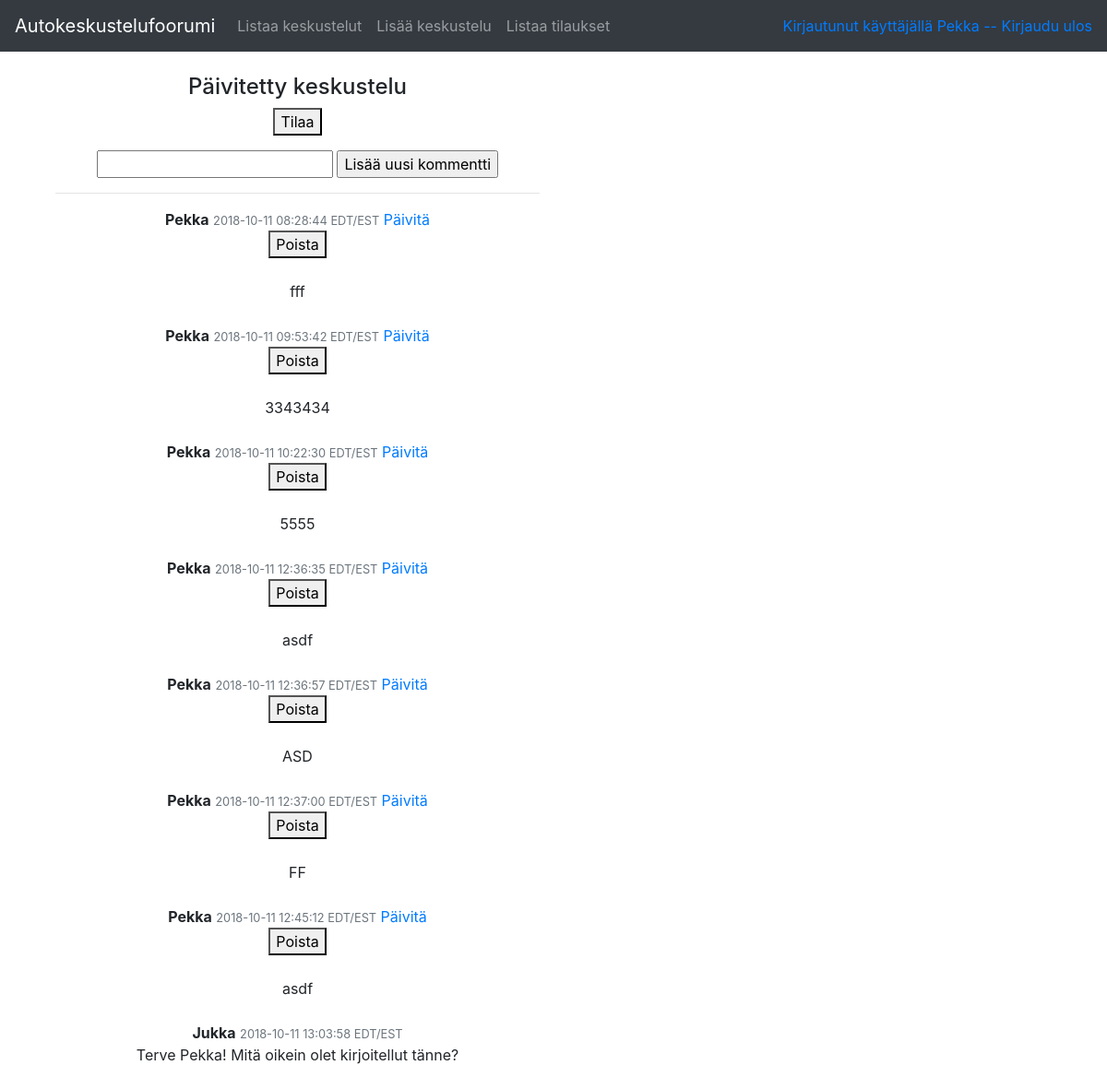
The page /conversations/1 (signed in) on the database its author committed.
### application/auth/models.py (models this page shows, shortened)
class User(Base):
    __tablename__ = "account"
    name = db.Column(db.String(144), nullable=False)
    username = db.Column(db.String(144), nullable=False)
    password = db.Column(db.String(144), nullable=False)
    comments = db.relationship("Comment", backref='account', lazy=True)

### application/conversations/models.py (models this page shows, shortened)
class Conversation(Base):
    __tablename__ = "conversation"
    name = db.Column(db.String(144), nullable=False)
    account_id = db.Column(db.Integer, db.ForeignKey('account.id'),  nullable=False)
    @staticmethod
    def find_comments_for_conversation(convid=0):
      stmt = text("SELECT Comment.id, Comment.name, Comment.conversation_id, Account.username, Comment.account_id, Comment.date_created FROM Comment, Account WHERE Account.id = Comment.account_id AND Comment.conversation_id = :convid").params(convid=convid)
      res = db.engine.execute(stmt)
      response = []
      for row in res:
        response.append({"id":row[0], "name":row[1], "conversation_id":row[2], "username":row[3], "account_id":row[4], "date":row[5]})
      return response

### application/comments/models.py (models this page shows, shortened)
class Comment(db.Model):
    id = db.Column(db.Integer, primary_key=True)
    date_created = db.Column(db.DateTime, default=db.func.current_timestamp())
    date_modified = db.Column(db.DateTime, default=db.func.current_timestamp(),
    onupdate=db.func.current_timestamp())
    name = db.Column(db.String(144), nullable=False)
    account_id = db.Column(db.Integer, db.ForeignKey('account.id'),  nullable=False)

### application/conversations/views.py (the view)
@app.route("/conversations/<conversation_id>", methods=["GET","POST"])
@login_required
def conversation_view(conversation_id):
    form = CommentForm(request.form)
    if not form.validate():
        return render_template("conversations/viewOne.html", t=Conversation.query.get(conversation_id), form=form, conversation_comments=Conversation.find_comments_for_conversation(conversation_id), error="Kommentin minimipituus 1 ja maksimi 144.")
    return render_template("conversations/viewOne.html", t=Conversation.query.get(conversation_id), form=form, conversation_comments=Conversation.find_comments_for_conversation(conversation_id))

### application/comments/forms.py
class CommentForm(FlaskForm):
    name = StringField("Comment name", [validators.Length(min=1, max = 144)])
    class Meta:
        csrf = False

### application/__init__.py (called while the page is built)
@login_manager.user_loader
def load_user(user_id):
    return User.query.get(user_id)

### application/templates/conversations/viewOne.html (shortened to what this page needs)
{% extends "layout.html" %}
{% block body %}
<div class="container">
  <div class="col-lg-6 col-sm-8 text-center">
    <div class="well">
      <h4>{{ t.name }}</h4>
      <form method="POST" action="{{ url_for('conversation_subscribe', conversation_id = t.id) }}"><Button type="submit">Tilaa</Button></form>
      <form method="POST" action="{{ url_for('comments_create', conversation_id=t.id) }}">
        <div>
          <p>
            <tr>
              <td>
                {{ form.name }}
              </td>
            </tr>
            <tr>
              <td colspan="2">
                <input type="submit" value="Lisää uusi kommentti" />
              </td>
            </tr>
      </form>
    </div>
    <hr data-brackets-id="12673">
    <ul data-brackets-id="12674" id="sortable" class="list-unstyled ui-sortable">
      {% for comment in conversation_comments %}
      <strong class="pull-left primary-font">{{ comment.username }}</strong>
      <small class="pull-right text-muted">
        {{ comment.date }} EDT/EST</small>
      </a><a>{% if current_user.id == comment.account_id %}
        <a href="{{ url_for('comment_update', comment_id=comment.id) }} "> Päivitä </a>
        <a colspan="2">
          <form method="POST" action="{{ url_for('comment_delete', comment_id=comment.id)  }}"><Button type="submit">Poista</Button></form>
        </a>
        {% endif %}
        <li class="ui-state-default"> {{ comment.name }} </li>
        {% endfor %}
    </ul>
  </div>
</div>
{% endblock %}

### application/templates/layout.html (shortened to what this page needs)
<!DOCTYPE html>
<html>
<head>
  <link rel="stylesheet" href="https://maxcdn.bootstrapcdn.com/bootstrap/4.0.0/css/bootstrap.min.css"
>
</head>
<body>
    <nav class="navbar navbar-expand-md navbar-dark bg-dark mb-4">
        <a class="navbar-brand" href="#">Autokeskustelufoorumi</a>
        <div class="collapse navbar-collapse" id="navbarCollapse">
                <ul class="navbar-nav mr-auto">
                  <li class="nav-item">
                      <a class="nav-link" href="{{ url_for('conversations_index') }} ">Listaa keskustelut</a>
                    </li>
                    <li class="nav-item">
                        <a class="nav-link" href="{{ url_for('conversations_form') }} ">Lisää keskustelu</a>
                      </li>
                      <li class="nav-item">
                        <a class="nav-link" href="{{ url_for('conversations_subscriptions') }} ">Listaa tilaukset</a>
                      </li>
                </ul>
                <div class="form-inline mt-2 mt-md-0">
            {% if current_user.is_authenticated %}
            <a href="{{ url_for('auth_logout') }}">Kirjautunut käyttäjällä {{ current_user.name }} -- Kirjaudu ulos</a>
            {% else %}
            <a href="{{ url_for('auth_login') }}">Login</a>
            {% endif %}
                </div>
        </div>
            </nav>
  {% block body %}{% endblock %}
</body>
</html>

### rows shown on the page
User: name "Pekka"
Conversation: name "Päivitetty keskustelu"
Comment: username "Pekka", date "2018-10-11 08:28:44", name "fff"
Comment: username "Pekka", date "2018-10-11 09:53:42", name "3343434"
Comment: username "Pekka", date "2018-10-11 10:22:30", name "5555"
Comment: username "Pekka", date "2018-10-11 12:36:35", name "asdf"
Comment: username "Pekka", date "2018-10-11 12:36:57", name "ASD"
Comment: username "Pekka", date "2018-10-11 12:37:00", name "FF"
Comment: username "Pekka", date "2018-10-11 12:45:12", name "asdf"
Comment: username "Jukka", date "2018-10-11 13:03:58", name "Terve Pekka! Mitä oikein olet kirjoitellut tänne?"
